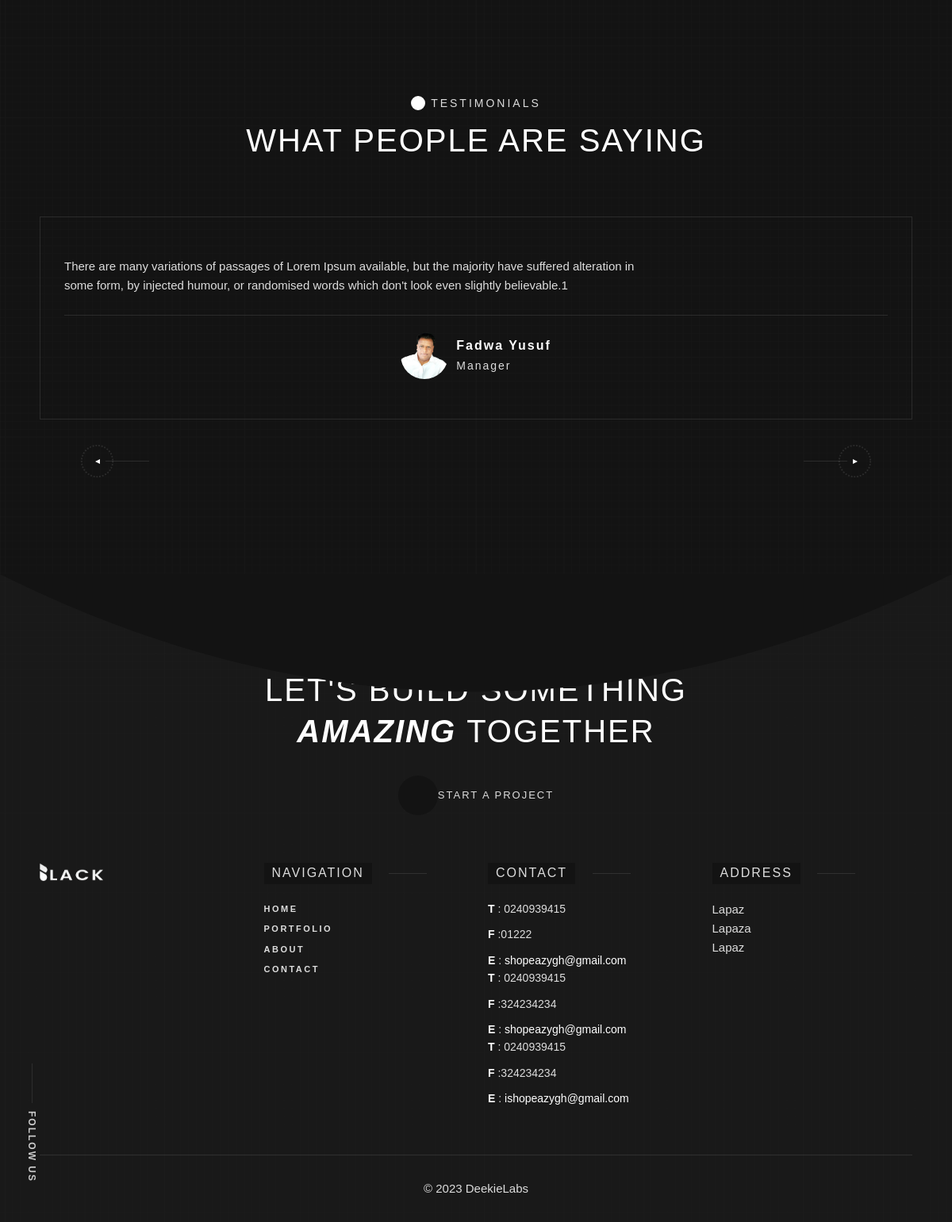
Page /about/ (lower part) on the earlier database version.
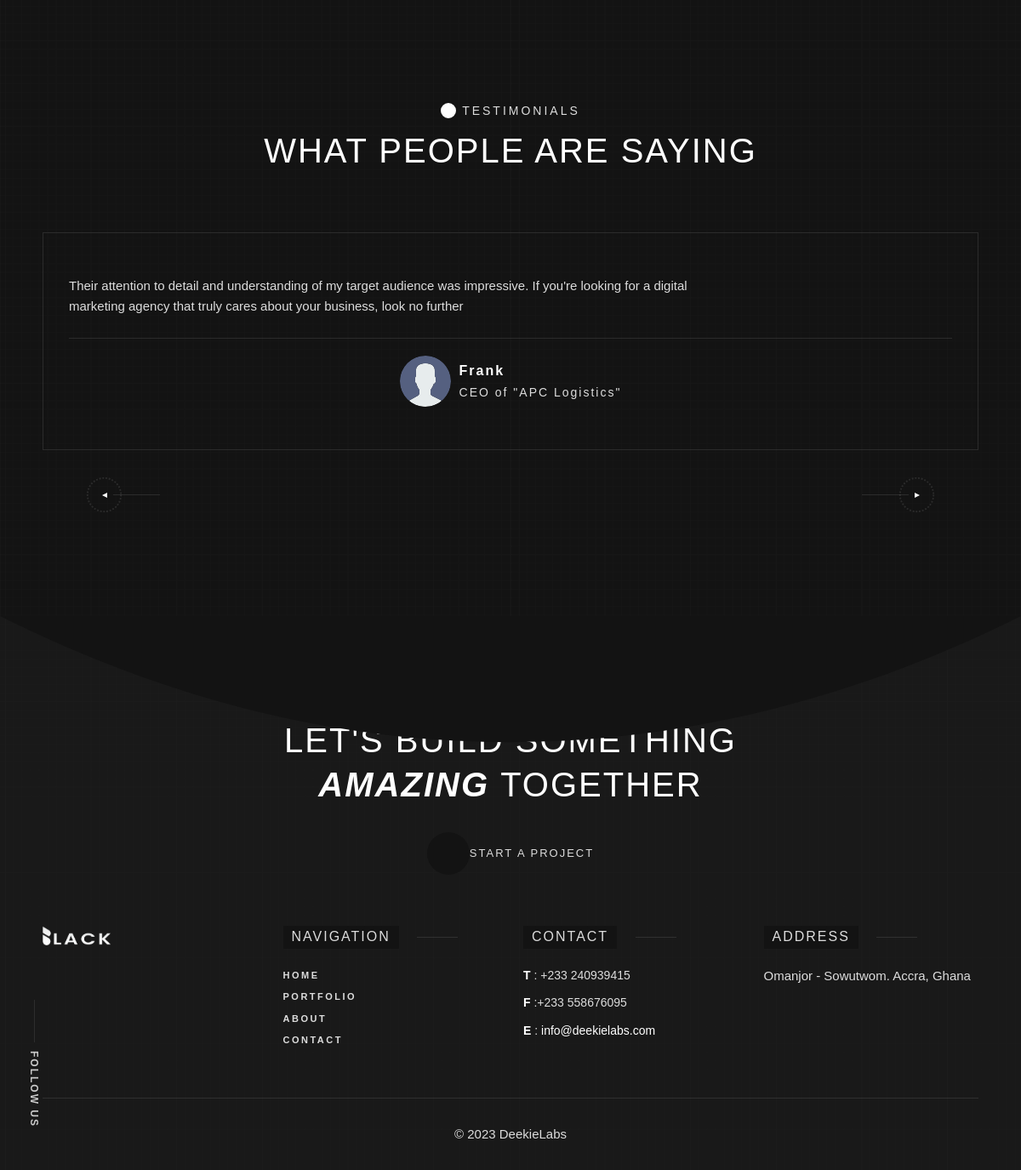
Same page on the later database version.
### main/models.py (models this page shows, shortened)
class Review(models.Model):
    reviewer_name = models.CharField(max_length=150)
    reviewer_position = models.CharField(max_length=150)
    reviewer_message = models.TextField()
    reviewer_image = models.ImageField(
        null=True, blank=True, upload_to='review_img', default="review_img/avatar.svg")
    id = models.UUIDField(default=uuid.uuid4, unique=True,
                          primary_key=True, editable=False)

class ContactDetails(models.Model):
    address = models.CharField(max_length=150)
    phone = models.CharField(max_length=150)
    phone_2 = models.CharField(max_length=150)
    email = models.EmailField(max_length=254)
    id = models.UUIDField(default=uuid.uuid4, unique=True,
                          primary_key=True, editable=False)

### main/views.py (the view)
# urls.py: path('about/', views.about, name="about")
def about(request):
    contact_details = ContactDetails.objects.all()
    reviews = Review.objects.all()
    title = 'About'
    context = {
        'title':title,
        'contact_details': contact_details,
        'reviews': reviews
    }
    return render(request, 'main/about.html', context)

### main/templates/main/about.html (shortened to what the changed rows need)
{% extends 'layouts/base.html' %}
{% block content %}
{% load static %}
<main id="main_root" class="main-root">
    <div id="page_wrapper" class="wrapper">
        <div class="p-relative container section-margin">
            <div class="section-title d-flex justify-content-center  mb-70">
                <div class="sub-section-title text-center">
                    <h2 class="title-h2 dsn-heading-title p-relative title-block-lg d-block    heading-color">
                        What People are Saying
                    </h2>
                </div>
            </div>
            <div class="elementor-widget-dsn_testimonial" data-widget_type="dsn_testimonial.default">
                <div class="dsn-testimonials dsn-swiper p-relative has-parallax-image"
                     data-dsn-option='{"spaceBetween":30,"centeredSlides":false,"slidesPerView":2}'>
                    <div class="testimonials-content">
                        <div class="testimonial-inner">
                            <div class="swiper-container">
                                    <div class="swiper-wrapper">
                                        {% for review in reviews %}
                                            <div class="swiper-slide testimonial-inner-item border-style">
                                            <div class="testimonial-item">
                                                <div class="testimonial-content mb-25">
                                                    <div class="quote">
                                                        <p class="max-w750 testimonial-content p-large">
                                                            {{review.reviewer_message}}
                                                        </p>
                                                    </div>
                                                </div>
                                                <div class="content-inner border-top justify-content-center">
                                                    <div class="d-flex align-items-center ">
                                                        <div class="avatar box-img dsn-auto">
                                                            <img src='{{review.reviewer_image.url}}'
                                                                 class="cover-bg-img" alt=''/>
                                                        </div>
                                                        <div class="label box-text">
                                                            <h4 class="testimonial-name sm-title-block">{{review.reviewer_name}}</h4>
                                                            <h5 class="testimonial-position">{{review.reviewer_position}}</h5>
                                                        </div>
                                                    </div>
                                                </div>
                                            </div>
                                        </div>
                                        {% endfor %}
                                    </div>
                                </div>
                        </div>
                    </div>
                </div>
            </div>
        </div>
        {% include 'includes/footer.html' %}
    </div>
</main>
{% endblock content %}

### templates/includes/footer.html (shortened to what the changed rows need)
{% load static %}
<footer id="dsn_footer" class="dsn-footer p-relative footer-animate svg-animate background-section">
            <div class="footer-content p-relative mt-section">
                <div class="text-center container">
                    <h2 class="title-h2 ">
                        LET'S BUILD SOMETHING
                        <span class="d-block"><b><i>AMAZING </i></b>TOGETHER</span>
                    </h2>
                </div>
                <div class="dsn-container pt-60">
                    <div class="d-grid grid-lg-4 grid-md-2 ">
                        <div class="grid-col-3">
                            {% for contact in contact_details %}
                                <div class="col-contact">
                                <p><strong>T</strong> : {{contact.phone}}</p>
                                <p class="mt-10"><strong>F</strong> :{{contact.phone_2}}</p>
                                <p class="over-hidden mt-10">
                                    <strong>E</strong> : <a class="link-hover" href="personal.html#"
                                                            data-hover-text="info@dsngrid.com">{{contact.email}}</a>
                                </p>
                            </div>
                            {% endfor %}
                        </div>
                        <div class="grid-col-4">
                            <div class="col-address">
                                {% for contact in contact_details %}
                                    <p>
                                        {{contact.address}}
                                    </p>
                                {% endfor %}
                            </div>
                        </div>
                    </div>
                </div>
            </div>
        </footer>

Differences in the rows shown:
removed Review: reviewer_message "There are many variations of passages of Lorem Ipsum available, but the majority have suffered alteration in some form, by injected humour, or randomised words which don't look even slightly believable.1", reviewer_image (picture), reviewer_name "Fadwa Yusuf", reviewer_position "Manager"
removed ContactDetails: phone "0240939415", phone_2 "01222", email "shopeazygh@gmail.com", address "Lapaz"
removed ContactDetails: phone "0240939415", phone_2 "324234234", email "shopeazygh@gmail.com", address "Lapaza"
removed ContactDetails: phone "0240939415", phone_2 "324234234", email "ishopeazygh@gmail.com", address "Lapaz"
added Review: reviewer_message "Their attention to detail and understanding of my target audience was impressive. If you're looking for a digital marketing agency that truly cares about your business, look no further", reviewer_image (placeholder picture), reviewer_name "Frank", reviewer_position "CEO of \"APC Logistics\""
added ContactDetails: phone "+233 240939415", phone_2 "+233 558676095", email "info@deekielabs.com", address "Omanjor - Sowutwom. Accra, Ghana"
